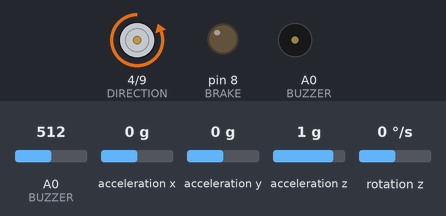
This sketch was run on a simulated Arduino Uno, built with avr-gcc and run on an emulated ATmega328P. Shown: direction and speed pins drawn as motors (green arrow = direction pin HIGH = forward, orange = LOW = backward, longer = more drive), output pins drawn as LEDs (lit = HIGH), buzzer (waves = sounding, pin HIGH). Wiring (inferred from the names in the program): MPU-6050 motion sensor at I2C address 0x68. Inputs (shaded band) come from the test bench; at power-on: acceleration y 0 g, A0 (BUZZER) = 512, rotation z 0 °/s, acceleration x 0 g, acceleration z 1 g. What the sketch prints to the serial monitor is not drawn.

Above: at 9.3 s.
9.4 s: acceleration y set to -0.2 g
At 10.07 s:
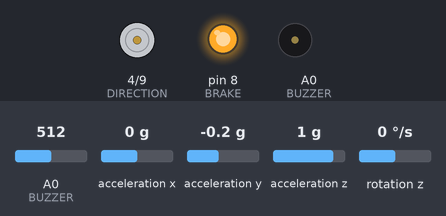
11.6 s: A0 (BUZZER) set to 499
At 12.0 s:
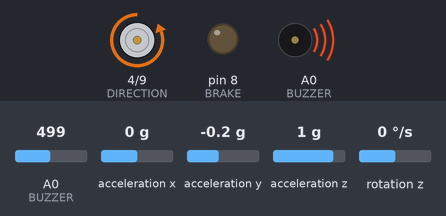
13.1 s: rotation z set to 100 °/s
At 13.93 s:
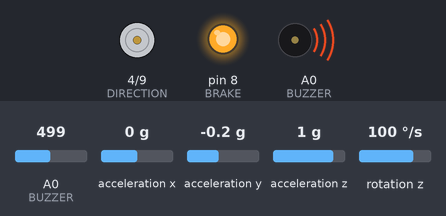
15.4 s: rotation z set to 0 °/s
At 17.1 s:
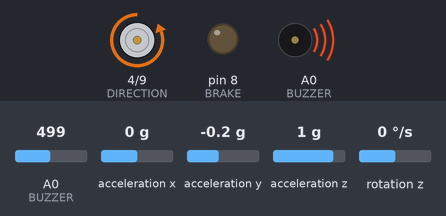
18.3 s: acceleration y set to 0 g
At 20.29 s:
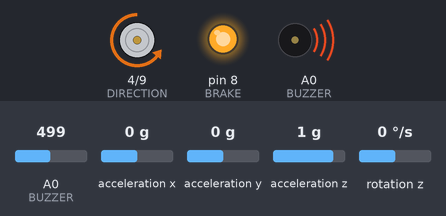
21.3 s: acceleration y set to -0.8 g
At 23.1 s:
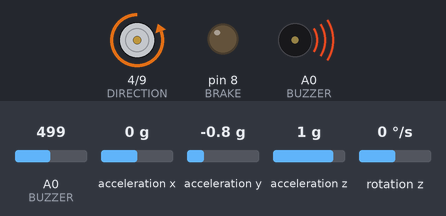
Timing chart, 0 to 24.0 s (numbered marks = the images above; inputs shaded):
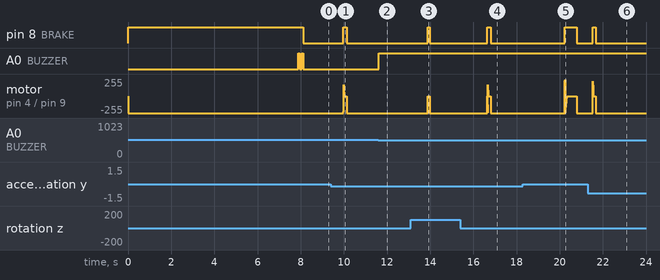

Measured:
- the behaviour switches between 0 and -0.1 g on acceleration y (found by bisection; images 0 and 1)
- the behaviour switches between 511 and 510 on A0 (BUZZER) (found by bisection; images 1 and 2)
- after the input at 9.4 s, pin 8 (BRAKE): LOW → HIGH after 0.57 s, → LOW 0.17 s later; motor on pin 4 (DIRECTION) / pin 9 (PWM): backward 255/255 → stopped after 0.57 s, → backward 255/255 0.17 s later
- after the input at 11.6 s, A0 (BUZZER): LOW → HIGH at once
- after the input at 13.1 s, pin 8 (BRAKE): LOW → HIGH after 0.78 s, → LOW 0.10 s later; motor on pin 4 (DIRECTION) / pin 9 (PWM): backward 255/255 → stopped after 0.78 s, → backward 255/255 0.10 s later
- after the input at 15.4 s, pin 8 (BRAKE): LOW → HIGH after 1.2 s, → LOW 0.18 s later; motor on pin 4 (DIRECTION) / pin 9 (PWM): backward 255/255 → stopped after 1.2 s, → backward 255/255 0.18 s later
- after the input at 18.3 s, pin 8 (BRAKE): LOW → HIGH after 1.9 s, → LOW 0.55 s later
- after the input at 21.3 s, pin 8 (BRAKE): LOW → HIGH after 0.22 s, → LOW 0.15 s later; motor on pin 4 (DIRECTION) / pin 9 (PWM): backward 255/255 → stopped after 0.22 s, → backward 255/255 0.15 s later

The sketch:

main.ino
```cpp
#include <Wire.h>

#define MPU6050       0x68         // Device address
#define ACCEL_CONFIG  0x1C         // Accelerometer configuration address
#define GYRO_CONFIG   0x1B         // Gyro configuration address
#define PWR_MGMT_1    0x6B
#define PWR_MGMT_2    0x6C

#define BRAKE         8
#define PWM           9
#define DIRECTION     4

#define BUZZER        14
#define VBAT          A0

const uint16_t PWM_FREQUENCY = 20000;                 // The motor driver can handle a PWM frequency up to 20kHz
const uint16_t PWMVALUE = F_CPU / PWM_FREQUENCY / 2;  // The frequency is given by F_CPU/(2*N*ICR) - where N is the prescaler, prescaling is used so the frequency is given by F_CPU/(2*ICR) - ICR = F_CPU/PWM_FREQUENCY/2

float X1 = 175.0;
float X2 = 16.0;
float X3 = 0.04;
float loop_time = 8;

int pwm_s = 0;
byte dir;
int32_t motor_speed;
uint32_t timer;
long currentT, previousT_1, previousT_2 = 0;
int16_t AcX, AcY, AcZ, GyZ, gyroZ;

//Sensor output scaling
#define accSens 0             // 0 = 2g, 1 = 4g, 2 = 8g, 3 = 16g
#define gyroSens 1            // 0 = 250rad/s, 1 = 500rad/s, 2 1000rad/s, 3 = 2000rad/s
#define Gyro_amount 0.996     // percent of gyro in complementary filter

//IMU offset values
int16_t  AcX_offset = -750;
int16_t  AcY_offset = 360;
int16_t  AcZ_offset = 0;
int16_t  GyZ_offset = 0;
int32_t  GyZ_offset_sum = 0;

float alpha = 0.40;
float gyroZfilt;

float robot_angle;
float Acc_angle;

bool vertical = false;

uint8_t i2cData[14]; // Buffer for I2C data

void writeTo(byte device, byte address, byte value) {
  Wire.beginTransmission(device);
  Wire.write(address);
  Wire.write(value);
  Wire.endTransmission(true);
}

void angle_setup() {
  Wire.begin();
  delay (100);
  writeTo(MPU6050, PWR_MGMT_1, 0);
  writeTo(MPU6050, ACCEL_CONFIG, accSens << 3); // Specifying output scaling of accelerometer
  writeTo(MPU6050, GYRO_CONFIG, gyroSens << 3); // Specifying output scaling of gyroscope
  delay (100);

  for (int i = 0; i < 1024; i++) {
    angle_calc();
    GyZ_offset_sum += GyZ;
    delay (5);
  }
  GyZ_offset = GyZ_offset_sum >> 10;
  digitalWrite(BUZZER, HIGH);
  delay(70);
  digitalWrite(BUZZER, LOW);
  delay(80);
  digitalWrite(BUZZER, HIGH);
  delay(70);
  digitalWrite(BUZZER, LOW);
  Serial.print("GyZ offset value = "); Serial.println(GyZ_offset);
}

void angle_calc() {

  Wire.beginTransmission(MPU6050);
  Wire.write(0x3B);
  Wire.endTransmission(false);
  Wire.requestFrom(MPU6050, 4, true);
  AcX = Wire.read() << 8 | Wire.read(); // 0x3B (ACCEL_XOUT_H) & 0x3C (ACCEL_XOUT_L)
  AcY = Wire.read() << 8 | Wire.read(); // 0x3D (ACCEL_YOUT_H) & 0x3E (ACCEL_YOUT_L)

  Wire.beginTransmission(MPU6050);
  Wire.write(0x47);
  Wire.endTransmission(false);
  Wire.requestFrom(MPU6050, 2, true);
  GyZ = Wire.read() << 8 | Wire.read();

  AcX += AcX_offset;
  AcY += AcY_offset;
  AcZ += AcZ_offset;
  GyZ -= GyZ_offset;

  robot_angle += GyZ * loop_time / 1000 / 65.536;
  Acc_angle = atan2(AcY, -AcX) * 57.2958;               // angle from acc. values       * 57.2958 (deg/rad)
  robot_angle = robot_angle * Gyro_amount + Acc_angle * (1.0 - Gyro_amount);

  if (abs(robot_angle) > 6) vertical = false;
  if (abs(robot_angle) < 0.3) vertical = true;

  //Serial.print("Angle: "); Serial.println(robot_angle);
}

void battVoltage(double voltage) {
  //Serial.print("batt: "); Serial.println(voltage); //debug
  if (voltage > 8 && voltage <= 9.5) {
    digitalWrite(BUZZER, HIGH);
  } else {
    digitalWrite(BUZZER, LOW);
  }
}

void setPWM(uint16_t dutyCycle) { // dutyCycle is a value between 0-ICR1
    OCR1A = dutyCycle;
}

void Motor_control(int pwm) {
  if (pwm <= 0) {
    digitalWrite(DIRECTION, LOW);
    pwm = -pwm;
  } else {
    digitalWrite(DIRECTION, HIGH);
  }
  setPWM(map(pwm, 0, 255, PWMVALUE, 0));
}

int Tuning() {
  if (!Serial.available())  return 0;
  delay(2);
  char param = Serial.read();               // get parameter byte
  if (!Serial.available()) return 0;
  char cmd = Serial.read();                 // get command byte
  Serial.flush();
  switch (param) {
    case 'p':
      if (cmd == '+')    X1 += 1;
      if (cmd == '-')    X1 -= 1;
      printValues();
      break;
    case 'i':
      if (cmd == '+')    X2 += 0.01;
      if (cmd == '-')    X2 -= 0.01;
      printValues();
      break;
     case 's':
      if (cmd == '+')    X3 += 0.005;
      if (cmd == '-')    X3 -= 0.005;
      printValues();
      break;
  }
}

void printValues() {
  Serial.print("X1: "); Serial.print(X1);
  Serial.print(" X2: "); Serial.print(X2);
  Serial.print(" X3: "); Serial.println(X3, 3);
}

void setup() {
  Serial.begin(115200);

  // Set PWM frequency to 20kHz - see the datasheet http://www.atmel.com/Images/doc8272.pdf page 128-135
  // Set up PWM, Phase and Frequency Correct on pin 9 (OC1A) & pin 10 (OC1B) with ICR1 as TOP using Timer1
  TCCR1B = (1 << WGM13) | (1 << CS10);  // Set PWM Phase and Frequency Correct with ICR1 as TOP and no prescaling
  ICR1 = PWMVALUE;                      // ICR1 is the TOP value - this is set so the frequency is equal to 20kHz

  // Clear OC1A/OC1B on compare match when up-counting - Set OC1A/OC1B on compare match when downcounting
  TCCR1A = (1 << COM1A1) | (1 << COM1B1);
  setPWM(400);

  Serial.print("PWM: "); Serial.println(PWMVALUE); Serial.print("CPU_FREQ: "); Serial.println(F_CPU);

  pinMode(PWM, OUTPUT);
  pinMode(BUZZER, OUTPUT);
  digitalWrite(BUZZER, LOW);
  pinMode(BRAKE, OUTPUT);
  pinMode(DIRECTION, OUTPUT);
  digitalWrite(BRAKE, HIGH);
  delay(1000);
  angle_setup();
}

void loop() {
  currentT = millis();
  if (currentT - previousT_1 >= loop_time) {
    Tuning();
    angle_calc();
    if (vertical) {
      digitalWrite(BRAKE, HIGH);
      gyroZ = GyZ / 131.0; // Convert to deg/s

      gyroZfilt = alpha * gyroZ + (1 - alpha) * gyroZfilt;
      pwm_s = -constrain(X1 * robot_angle + X2 * gyroZfilt + X3 * -motor_speed, -255, 255);

      Motor_control(pwm_s);
      motor_speed += pwm_s;
    } else {
      Motor_control(0);
      digitalWrite(BRAKE, LOW);
      motor_speed = 0;
    }
    previousT_1 = currentT;
  }
  if (currentT - previousT_2 >= 500) {
    battVoltage((double)analogRead(VBAT) / 53.7);  // This is then connected to a 47k-12k voltage divider
    previousT_2 = currentT;
  }
}
```
